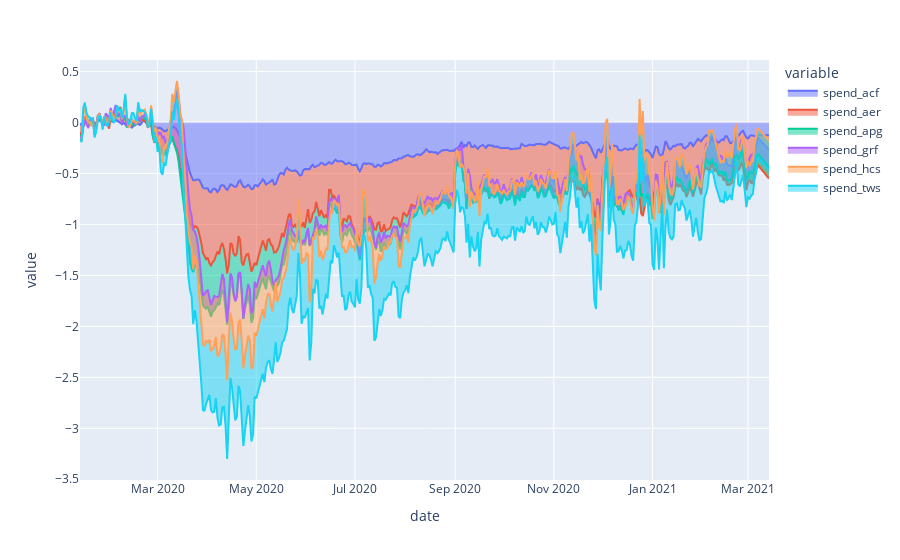

The cell this chart's notebook holds for it:
### Code cell
px.area(consum_spend_az, x='date', y=spend_industry)

### Figure 1 — Plotly figure (JSON) as saved in the notebook; plotly's stock layout.template omitted (floating-point values rounded to 4 significant figures; data arrays with more than 128 entries replaced by an {"elided": "..."} marker saying what was removed)
{"data": [{"hovertemplate": "variable=spend_acf<br>date=%{x}<br>value=%{y}<extra></extra>", "legendgroup": "spend_acf", "line": {"color": "#636efa"}, "mode": "lines", "name": "spend_acf", "orientation": "v", "showlegend": true, "stackgroup": "1", "type": "scatter", "x": {"elided": "421 str values"}, "xaxis": "x", "y": {"elided": "421 float values"}, "yaxis": "y"}, {"hovertemplate": "variable=spend_aer<br>date=%{x}<br>value=%{y}<extra></extra>", "legendgroup": "spend_aer", "line": {"color": "#EF553B"}, "mode": "lines", "name": "spend_aer", "orientation": "v", "showlegend": true, "stackgroup": "1", "type": "scatter", "x": {"elided": "421 str values"}, "xaxis": "x", "y": {"elided": "421 float values"}, "yaxis": "y"}, {"hovertemplate": "variable=spend_apg<br>date=%{x}<br>value=%{y}<extra></extra>", "legendgroup": "spend_apg", "line": {"color": "#00cc96"}, "mode": "lines", "name": "spend_apg", "orientation": "v", "showlegend": true, "stackgroup": "1", "type": "scatter", "x": {"elided": "421 str values"}, "xaxis": "x", "y": {"elided": "421 float values"}, "yaxis": "y"}, {"hovertemplate": "variable=spend_grf<br>date=%{x}<br>value=%{y}<extra></extra>", "legendgroup": "spend_grf", "line": {"color": "#ab63fa"}, "mode": "lines", "name": "spend_grf", "orientation": "v", "showlegend": true, "stackgroup": "1", "type": "scatter", "x": {"elided": "421 str values"}, "xaxis": "x", "y": {"elided": "421 float values"}, "yaxis": "y"}, {"hovertemplate": "variable=spend_hcs<br>date=%{x}<br>value=%{y}<extra></extra>", "legendgroup": "spend_hcs", "line": {"color": "#FFA15A"}, "mode": "lines", "name": "spend_hcs", "orientation": "v", "showlegend": true, "stackgroup": "1", "type": "scatter", "x": {"elided": "421 str values"}, "xaxis": "x", "y": {"elided": "421 float values"}, "yaxis": "y"}, {"hovertemplate": "variable=spend_tws<br>date=%{x}<br>value=%{y}<extra></extra>", "legendgroup": "spend_tws", "line": {"color": "#19d3f3"}, "mode": "lines", "name": "spend_tws", "orientation": "v", "showlegend": true, "stackgroup": "1", "type": "scatter", "x": {"elided": "421 str values"}, "xaxis": "x", "y": {"elided": "421 float values"}, "yaxis": "y"}], "layout": {"autosize": true, "legend": {"title": {"text": "variable"}, "tracegroupgap": 0}, "margin": {"t": 60}, "xaxis": {"anchor": "y", "autorange": true, "domain": [0, 1], "range": ["2020-01-13", "2021-03-14"], "title": {"text": "date"}, "type": "date"}, "yaxis": {"anchor": "x", "autorange": true, "domain": [0, 1], "range": [-3.507, 0.6121], "title": {"text": "value"}, "type": "linear"}}}
